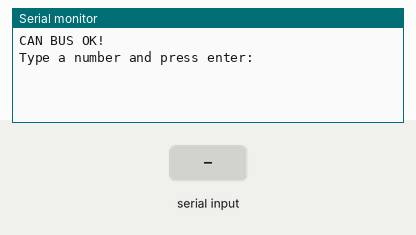
This sketch was run on a simulated Arduino Uno, built with avr-gcc and run on an emulated ATmega328P. Parts: the last lines printed to the serial monitor. Inputs (shaded band) come from the test bench.

Above: at 1.2 s.
1.3 s: "90,45\n" received over Serial
At 2.1 s:
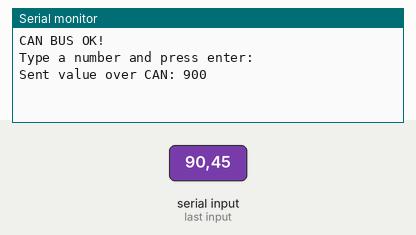
2.8 s: "30,150\n" received over Serial
At 3.3 s:
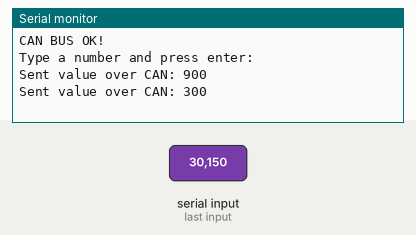

The sketch:

arduino.ino
```cpp
#include <mcp_can.h>
#include <mcp_can_dfs.h>
#include <SPI.h>

#define SPI_CS_PIN 9

MCP_CAN CAN(SPI_CS_PIN);

unsigned char stmp[8] = {0};

void setup()
{
    Serial.begin(115200);
    while (!Serial);

    while (CAN_OK != CAN.begin(CAN_500KBPS))
    {
        Serial.println("CAN BUS FAIL!");
        delay(100);
    }
    Serial.println("CAN BUS OK!");
    Serial.println("Type a number and press enter:");
}

void loop()
{
    if (Serial.available())
    {
        String input = Serial.readStringUntil('\n');
        float value = input.toFloat();

        // Apply multiplier/divisor scaling
        int32_t scaled = (int32_t)((value * 10) / 1);

        // Pack scaled value into bytes 0-3 (offset=0, length=4, mask=0xFFFFFFFF)
        stmp[0] = (scaled >> 24) & 0xFF;
        stmp[1] = (scaled >> 16) & 0xFF;
        stmp[2] = (scaled >> 8)  & 0xFF;
        stmp[3] = (scaled >> 0)  & 0xFF;

        // Clear remaining bytes
        for (int i = 4; i < 8; i++) stmp[i] = 0;

        CAN.sendMsgBuf(0x123, 0, 8, stmp);

        Serial.print("Sent value over CAN: ");
        Serial.println(scaled);
    }
}
```

Measured:
- after the input at 1.3 s, the serial monitor: prints a new line at once (image 1)
- after the input at 2.8 s, the serial monitor: prints a new line at once (image 2)
